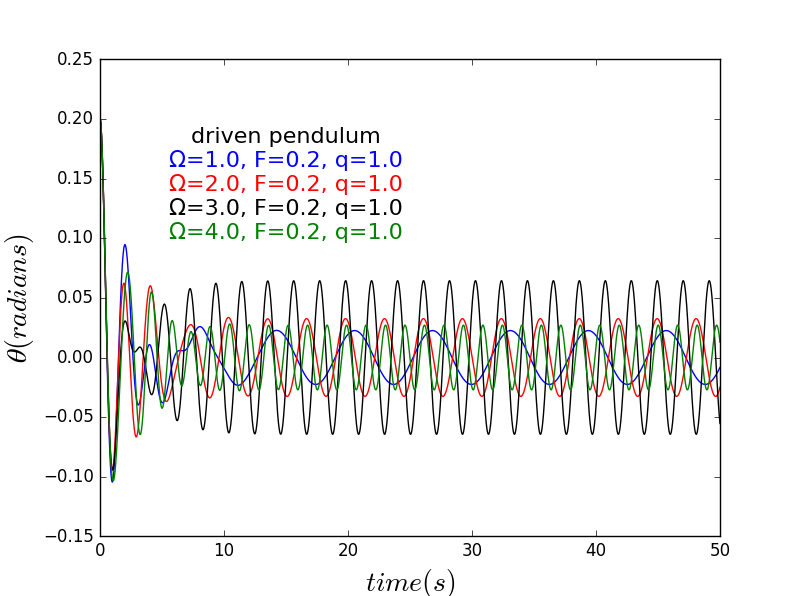

Recreate this plot in Python.
# -- coding utf-8 --
import numpy as np
import matplotlib.pyplot as plt
import math

g = 9.8
l = 1.0
oumiga1 = 1.0
oumiga2 = 2.0
oumiga3 = 3.0
oumiga4 = 4.0
fd = 0.2
q = 1.0
ini_x = 0.2
ini_v = 0
ini_a = 0
dt = 0.001
t = np.arange(0,50,dt)
p1 = []
p2 = []
p3 = []
p4 = []

x = ini_x
v = ini_v
a = ini_a
for i in range(len(t)):
	p1.append(x)
	a = - g/l*x - q*v + fd*math.sin(oumiga1*t[i])
	v += a*dt
	x += v*dt
	
x = ini_x
v = ini_v
a = ini_a
for i in range(len(t)):
	p2.append(x)
	a = - g/l*x - q*v + fd*math.sin(oumiga2*t[i])
	v += a*dt
	x += v*dt	
	
x = ini_x
v = ini_v
a = ini_a
for i in range(len(t)):
	p3.append(x)
	a = - g/l*x - q*v + fd*math.sin(oumiga3*t[i])
	v += a*dt
	x += v*dt
	
x = ini_x
v = ini_v
a = ini_a
for i in range(len(t)):
	p4.append(x)
	a = - g/l*x - q*v + fd*math.sin(oumiga4*t[i])
	v += a*dt
	x += v*dt
	
plt.plot(t,p1,'b',t,p2,'r',t,p3,'k',t,p4,'g')
plt.text(15,0.18,u'driven pendulum',color='black',ha='center',fontsize=16)
plt.text(15,0.16,u'\u03A9=1.0, F=0.2, q=1.0',color='blue',ha='center',fontsize=16)
plt.text(15,0.14,u'\u03A9=2.0, F=0.2, q=1.0',color='red',ha='center',fontsize=16)
plt.text(15,0.12,u'\u03A9=3.0, F=0.2, q=1.0',color='black',ha='center',fontsize=16)
plt.text(15,0.10,u'\u03A9=4.0, F=0.2, q=1.0',color='green',ha='center',fontsize=16)
plt.legend(loc='down right',frameon=False)
plt.title('',fontsize=28)
plt.xlabel('$time(s)$',fontsize=20)
plt.ylabel(u'$\u03B8(radians)$',fontsize=20)
plt.show()
